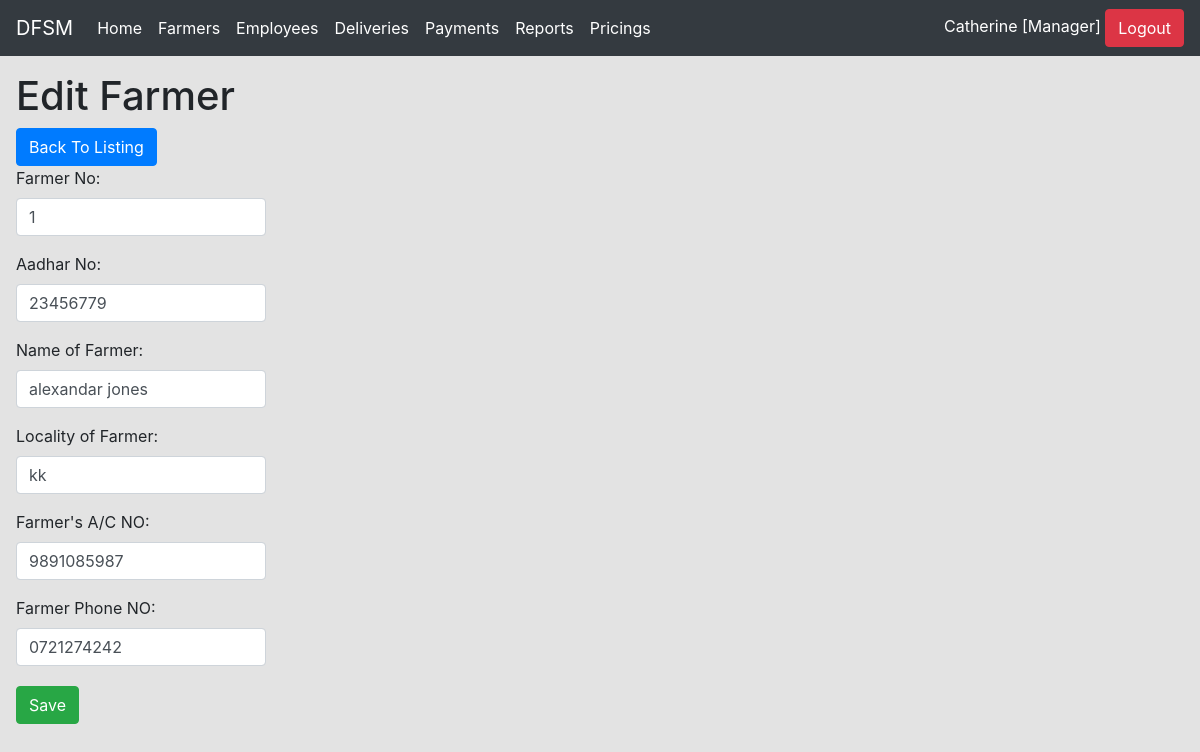
/farmers/edit.php?edit=1&id=1 (signed in), run on the app's committed database.
### tables this page shows
CREATE TABLE `farmers` (
  `f_no` varchar(50) NOT NULL,
  `f_id` text NOT NULL,
  `f_name` varchar(50) NOT NULL,
  `f_locallity` varchar(50) DEFAULT NULL,
  `f_ac` varchar(50) DEFAULT NULL,
  `last_paid` date DEFAULT NULL,
  `f_phone` varchar(20) DEFAULT NULL,
  `f_photo` blob
);

### farmers/edit.php (the view, shortened to what this page needs)
<?php
include '../incl/header.incl.php';
include '../incl/conn.incl.php';
?>
<h1>Edit Farmer</h1>
<?php
    $f_no = (int) $_GET['id'];
    $farmer_to_edit = mysqli_query($conn,"SELECT * FROM farmers WHERE f_no =".  stripslashes($f_no) );
    $row = mysqli_fetch_array($farmer_to_edit);
    ?>
<a href='index.php' class='btn btn-primary'>Back To Listing</a>
    <form action='' method='POST' class="form-horizontal" >
        <div class="form-group">
            <label class="" for="f_no">Farmer No:</label >
            <div class="controls">
            <input style="width:250px;"class="form-control" type="text" placeholder="**" name='f_no' value='<?php echo stripslashes($row['f_no']) ?>'/>
            </div>
        </div>
        <div class="form-group">
            <label class="control-label" for="f_id"> Aadhar No:</label >
            <div class="controls">
                <input style="width:250px;"class="form-control" type="text" placeholder="4816****" name='f_id' value='<?php echo stripslashes($row['f_id']) ?>'/>
            </div>
        </div>
        <div class="form-group">
            <label class="control-label" for="f_name"> Name of Farmer:</label >
            <div class="controls">
                <input style="width:250px;"class="form-control" type="text" placeholder="Name.." name='f_name' value='<?php echo stripslashes($row['f_name']) ?>'/>
            </div>
        </div>
        <div class="form-group">
            <label class="control-label" for="f_locallity"> Locality of Farmer:</label >
            <div class="controls">
                <input style="width:250px;"class="form-control" type="text" placeholder="Area-X.." name='f_locallity' value='<?php echo stripslashes($row['f_locallity']) ?>'/>
            </div>
        </div>
        <div class="form-group">
            <label class="control-label" for="f_ac"> Farmer's A/C NO:</label >
            <div class="controls">
                <input  style="width:250px;"class="form-control" type="text" placeholder="Bank account number ******.." maxlength="12" minlength="12"name='f_ac' value='<?php echo stripslashes($row['f_ac']) ?>' />
            </div>
        </div>
        <div class="form-group">
            <label class="control-label" for="f_phone"> Farmer Phone NO:</label >
            <div class="controls">
                <input style="width:250px;"class="form-control" type="text" placeholder="******.." maxlength="10" minlength="10"name='f_phone'  value='<?php echo stripslashes($row['f_phone']) ?>' />
            </div>
        </div>
        <div class="form-group" style="margin-top:20px">
            <input type='submit' value='Save' class="btn btn-success btn-large " />
        </div>
    </form>

### data on the page
farmers: f_no "1", f_id "23456779", f_name "alexandar jones", f_locallity "kk", f_ac "9891085987", f_phone "0721274242"

### other printed values
$singlename "Catherine"
$current_user['role'] "Manager"
